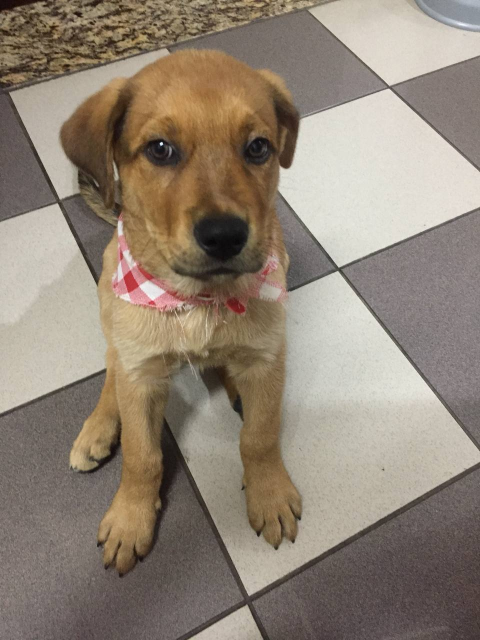
#> input picture images/doguinho.jpg, 960 x 1280 px (shown at 1/2 size); the run also reads 2 pictures not shown here
$ jupyter execute '3 - Convolução 2D e Filtragem Linear.ipynb'
#> lines starting #> are read from the running program, lines starting #| are printed output that depends on the picture
<h1>Sumário<span class="tocSkip"></span></h1>
<div class="toc"><ul class="toc-item"><li><span><a href="#Convolução-2D-e-Filtragem-Linear---Teoria" data-toc-modified-id="Convolução-2D-e-Filtragem-Linear---Teoria-1"><span class="toc-item-num">1&nbsp;&nbsp;</span>Convolução 2D e Filtragem Linear - Teoria</a></span></li><li><span><a href="#Filtragem-Linear-no-OpenCV" data-toc-modified-id="Filtragem-Linear-no-OpenCV-2"><span class="toc-item-num">2&nbsp;&nbsp;</span>Filtragem Linear no OpenCV</a></span><ul class="toc-item"><li><span><a href="#Filtro-Passa-Baixas" data-toc-modified-id="Filtro-Passa-Baixas-2.1"><span class="toc-item-num">2.1&nbsp;&nbsp;</span>Filtro Passa-Baixas</a></span></li><li><span><a href="#Filtro-Passa-Altas-(Laplaciano)" data-toc-modified-id="Filtro-Passa-Altas-(Laplaciano)-2.2"><span class="toc-item-num">2.2&nbsp;&nbsp;</span>Filtro Passa-Altas (Laplaciano)</a></span></li><li><span><a href="#Gradiente" data-toc-modified-id="Gradiente-2.3"><span class="toc-item-num">2.3&nbsp;&nbsp;</span>Gradiente</a></span></li></ul></li><li><span><a href="#Filtro-Mediana" data-toc-modified-id="Filtro-Mediana-3"><span class="toc-item-num">3&nbsp;&nbsp;</span>Filtro Mediana</a></span></li><li><span><a href="#Filtro-Gaussiano-(Gaussian-Blur)" data-toc-modified-id="Filtro-Gaussiano-(Gaussian-Blur)-4"><span class="toc-item-num">4&nbsp;&nbsp;</span>Filtro Gaussiano (Gaussian Blur)</a></span></li><li><span><a href="#Extras" data-toc-modified-id="Extras-5"><span class="toc-item-num">5&nbsp;&nbsp;</span>Extras</a></span><ul class="toc-item"><li><span><a href="#Deixando-a-Imagem-Mais-Nítida" data-toc-modified-id="Deixando-a-Imagem-Mais-Nítida-5.1"><span class="toc-item-num">5.1&nbsp;&nbsp;</span>Deixando a Imagem Mais Nítida</a></span></li><li><span><a href="#Removendo-Ruídos-de-Fundo" data-toc-modified-id="Removendo-Ruídos-de-Fundo-5.2"><span class="toc-item-num">5.2&nbsp;&nbsp;</span>Removendo Ruídos de Fundo</a></span></li></ul></li></ul></div>

# Convolução 2D e Filtragem Linear - Teoria

A convolução é uma das operações mais importantes da engenharia. Vou falar um pouquinho agora sobre a convolução, mas aplicada a imagens (2D). Não pretendo entrar em muitos detalhes, o melhor mesmo é seguir algum livro e praticar com exercícios. Um livro muito bom de processamento digital de imagens é o  [“Digital image processing”](https://www.academia.edu/4147898/Digital_image_processing_by_Rafael_C_Gonzalez_Richard_E_Woods_2nd_Edition) de Rafael C Gonzalez, Richard E Woods, et al., publicado em 2002, o qual vou me basear neste notebook além de cursos de _deep learning_ do Andrew NG no Coursera. Portanto, aqui neste notebook vou dar uma breve ideia sobre o que é convolução e suas aplicações.

Matematicamente, dada uma imagens $\mathbf{I}(i,j)$ de dimensões $M \times N $, isto é, $\mathbf{I}(i,j)\in \mathbb{R}^{M\times N}$ e um filtro $\mathbf{w}(i,j) \in \mathbb{R}^{M\times N}$, a convolução entre a imagem e o filtro é dada por

$$
g(i,j) = \mathbf{w}(i,j)*\mathbf{I}(i,j) = \sum_{k=0}^{M-1}\sum_{l=0}^{N-1}
\mathbf{w}(k,l)\mathbf{I}(i-k,j-l),
$$
em que $i = 0, 1, \cdots, M-1$ e $j = 0,1, \cdots, N-1$. O filtro $\mathbf{w}(i,j)$ é chamado de _kernel_ da convolução.

Ok, ninguém precisa saber exatamente isso. Na prática, o importante é entender o que está acontecendo. Basicamente, a imagem é espelhada no eixo y e o _kernel_ "percorre" a imagem multiplicando pixel a pixel a sobreposição do _kernel_ com a imagem. Em seguida os resultados das multiplicações são somados, gerando apenas um pixel na imagem de saída.

Acontece que, nas bibliotecas de _machine learning_, a convolução não é implementada como uma convolução, mas sim como uma correlação cruzada pois a imagem não é espelhada. Essa operação também é conhecida como **filtragem linear espacial** em imagens, ou seja, a filtragem linear é a correlação cruzada aplicada em imagens reais. De maneira simplificada, essa operação é uma média aritmética ponderada dos pixels de uma janela, em que o pesos são definidos pelo _kernel_, e essa janela se desloca ao longo da imagem, repetindo essas operações. Vamos ver um exemplo bem prático em um GIF ([Fonte](https://miro.medium.com/max/658/0*jLoqqFsO-52KHTn9.gif)).

A imagem está representada em verde, com dimensão 5x5. Em amarelo, temos a região sobreposta entre o _kernel_, de dimensão 3x3, e a imagem. Os coeficientes do _kernel_ são os números pequenos em vermelho. A imagem de saída é a rosa do lado direito, e note que os valores dos pixels de saída corresponde à multiplicação e soma de todos os pixels do _kernel_ e da imagem na região amarela. A região amarela avança de 1 pixel a 1 pixel, o que é chamado de **_stride_**.

A imagem de saída tem dimensão 3x3. Normalmente, as imagens de entrada e os filtros são imagens com dimensões quadráticas (número de linhas e colunas iguais). Como consequência da convolução, uma imagem de dimensões $N\times N$ e um filtro $F \times F$ vai gerar uma imagem de saída $M \times M$, em que $M$ é
$$M = N -F + 1.$$

Um outro parâmetro que pode aparecer na operação de convolução é o **_padding_**, que é adicionar linhas e colunas de 0's ou repetir os pixels da borda. Isso permite que a imagem de saída tenha a mesma dimensão da imagem de entrada, não perdendo informações da borda da imagem. Normalmente, as bibliotecas possuem a terminologia "_same_" para o caso de a saída ter a mesma dimensão que a entrada, ou "_valid_" caso não se faça o _padding_. Nesse caso,
$$M = N +2P-F + 1.$$

As equações acima são para o caso em que o _stride_ é igual a 1. Caso a posição do _kernel_ avance $S$ pixels para a próxima posição na imagem, a dimensão da imagem de saída será
$$\left\lfloor{\frac{M = N+2P −F}{S} + 1}\right\rfloor,$$ em que $\lfloor x\rfloor$ é corresponde à função piso de $x$.

# Filtragem Linear no OpenCV

Chega de teoria, vamos ver como fazer a **filtragem linear espacial** em OpenCV. A convolução 2D no OpenCV (que como vimos é implementada como correlação) está implementada na função [`cv2.filter2D( )`](https://docs.opencv.org/master/d4/d86/group__imgproc__filter.html#ga27c049795ce870216ddfb366086b5a04). Qual _kernel_ devo utilizar? Agora sim depende da sua aplicação, mas vou mostrar alguns deles.

## Filtro Passa-Baixas

Um possível _kernel_ para um filtro passa-baixas é dado por:

$$ \frac{1}{9}\times \begin{bmatrix}
                   1 & 1 & 1 \\
                   1 & 1 & 1 \\
                   1 & 1 & 1
                   \end{bmatrix}.
$$

Note que este filtro é uma média móvel, pois o pixel central receberá o valor da média dos seus vizinhos durante a operação de convolução. Vamos ver o efeito deste filtro na foto do doguinho:

[cell 1]
import cv2
import os
import matplotlib.pyplot as plt
import numpy as np

image_path = os.path.join(os.getcwd(), 'images', 'doguinho.jpg') # path to the desired image
img = cv2.cvtColor(cv2.imread(image_path), cv2.COLOR_BGR2RGB)

# moving average filter
kernel = np.ones((3,3))/9

# filtering: convolving img with kernel
filtered_img = cv2.filter2D(src=img, ddepth=-1, kernel=kernel)

[cell 2]
# show img
plt.figure(figsize=(16,8))
plt.subplot(1,4,1)
plt.imshow(img[90:580, 120:600])
plt.title('original')
plt.axis('off')
plt.subplot(1,4,2)
plt.imshow(filtered_img[90:580, 120:600])
plt.title('filtered')
plt.axis('off');
plt.subplot(1,4,3)
plt.imshow(img[250:350, 250:350])
plt.title('original eye (zoom in)')
plt.axis('off');
plt.subplot(1,4,4)
plt.imshow(filtered_img[250:350, 250:350])
plt.title('filtered eye (zoom in)')
plt.axis('off');
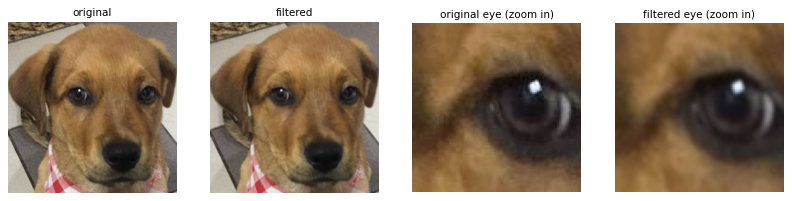
#> figure drawn by matplotlib, 4 panels

Nas duas primeiras imagens quase não dá para ver a diferença, mas esse tipo de filtro irá "borrar" (_blur_) um pouco a imagem pois estamos eliminando altas variações nos pixels, perdendo os detalhes devido à média. A imagem borrada pode ser melhor vista nas duas imagens da esquerda, onde o olho do doguinho está com zoom.

## Filtro Passa-Altas (Laplaciano)

Os filtros do tipo passa-altas enfatizam pixels das bordas em áreas contrastantes. Eles são muitas vezes conhecidos como filtros detectored de bordas (_edge detectors_). Um possível _kernel_ é o Laplaciano:

$$ \begin{bmatrix}
   -1 & -1 & -1 \\
   -1 & 8 & -1 \\
   -1 & -1 & -1
   \end{bmatrix}.
$$

Note que o pixel central no kernel possui o maior valor, enquanto que os seus vizinhos possuem valores negativos. Além disso, a soma dos elementos do kernel é igual a zero. Esse filtro, por eliminar as baixas frequências, irá filtrar as regiões em que os pixels não variam muito (como a cor dos azulejos, por exemplo), e apenas as altas frequências irão ser realçadas (no geral onde se tem as bordas nas imagens, pois há uma variação grande nos valores dos pixels).

Vamos ver como que fica no mesmo exemplo do doguinho:

[cell 3]
image_path = os.path.join(os.getcwd(), 'images', 'doguinho.jpg') # path to the desired image
img = cv2.imread(image_path, cv2.IMREAD_GRAYSCALE) #read image in grayscale
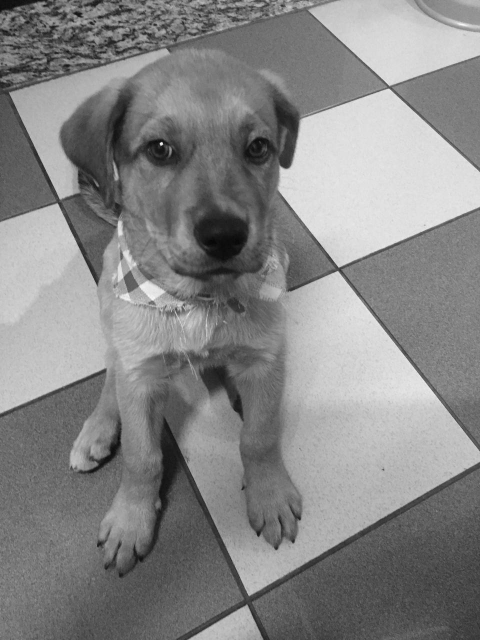
#> img: shape (1280, 960) (shown at 1/2 size); min 3, max 255, mean 133.9

# moving average filter
kernel = np.array([[-1, -1, -1],
                   [-1, 8, -1],
                   [-1, -1, -1]])

# filtering: convolving img with kernel
filtered_img = cv2.filter2D(src=img, ddepth=-1, kernel=kernel)
#> filtered_img: shape (1280, 960)

[cell 4]
# show img
plt.figure(figsize=(16,8))
plt.subplot(1,4,1)
plt.imshow(img[90:580, 120:600], 'gray')
plt.title('original')
plt.axis('off')
plt.subplot(1,4,2)
plt.imshow(filtered_img[90:580, 120:600]*2, 'gray')
plt.title('higih-pass filtered')
plt.axis('off');
plt.subplot(1,4,3)
plt.imshow(img[150:570, 600:900], 'gray')
plt.title('original tile (zoom in)')
plt.axis('off')
plt.subplot(1,4,4)
plt.imshow(filtered_img[150:570, 600:900]*2, 'gray')
plt.title('high-pass filtered tile (zoom in)')
plt.axis('off');
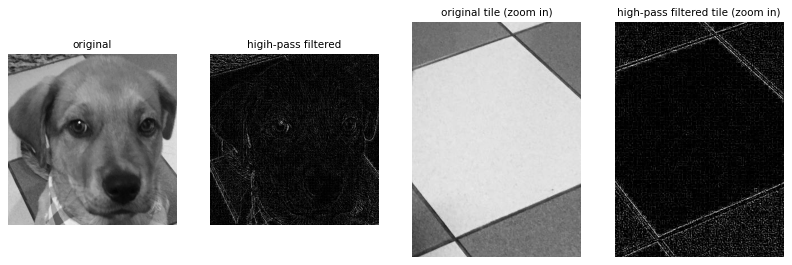
#> figure drawn by matplotlib, 4 panels

Nessa imagem, os detalhes no cachorro não estão muito contrastantes e estão muito difíceis de serem vistos. Por isso, o zoom agora foi dado no azulejo, que é uma região onde o efeito desse filtro é mais evidente.

O Laplaciano também possui um segundo arranjo dos pesos em seu _kernel_, como implementado na função  ```Laplacian()``` no [OpenCV](https://docs.opencv.org/4.5.2/d4/d86/group__imgproc__filter.html#gad78703e4c8fe703d479c1860d76429e6):

$$ \begin{bmatrix}
   0 & 1  & 0 \\
   1 & -4 & 1 \\
   0 & 1  & 0
   \end{bmatrix}.
$$

Vamos comparar o filtro linear com esse _kernel_ com a função ```Laplacian()``` do OpenCV:

[cell 5]
image_path = os.path.join(os.getcwd(), 'images', 'doguinho.jpg') # path to the desired image
img = cv2.imread(image_path, cv2.IMREAD_GRAYSCALE) #read image in grayscale

# moving average filter
kernel = np.array([[0, 1, 0],
                   [1, -4, 1],
                   [0, 1, 0]])

# filtering: convolving img with kernel
filtered_img = cv2.filter2D(src=img, ddepth=-1, kernel=kernel)
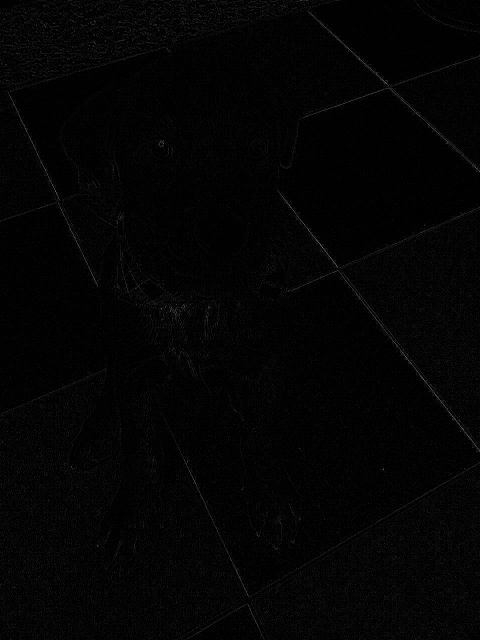
#> filtered_img: shape (1280, 960) (shown at 1/2 size); min 0, max 255, mean 3.6

# OpenCV Laplacian
filtered_img_opencv = cv2.Laplacian(src=img, ddepth=-1, ksize=1)

[cell 6]
# show img
plt.figure(figsize=(12,8))
plt.subplot(1,3,1)
plt.imshow(img[150:570, 600:900], 'gray')
plt.title('original tile')
plt.axis('off')
plt.subplot(1,3,2)
plt.imshow(filtered_img[150:570, 600:900]*2, 'gray')
plt.title('filter2D with kernel')
plt.axis('off');
plt.subplot(1,3,3)
plt.imshow(filtered_img_opencv[150:570, 600:900]*2, 'gray')
plt.title('Laplacian - OpenCV')
plt.axis('off');
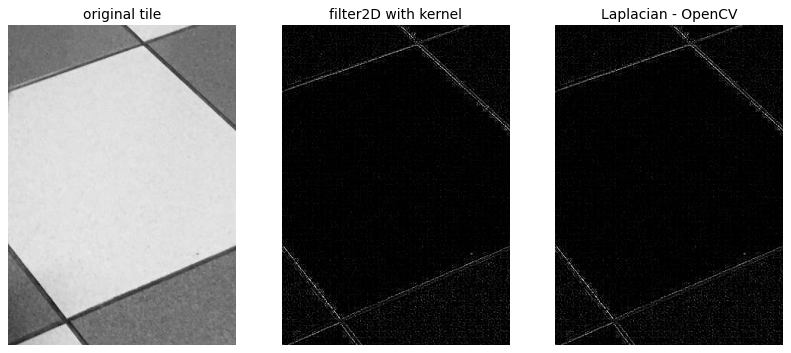
#> figure drawn by matplotlib, 3 panels

Como métrica de comparação, vou usar o mesmo erro absoluto médio (_mean absolute error_ - MAE) feito na [Seção 3.2 do notebook de sistemas de cores](https://github.com/aofrancani/Processamento-de-Imagens/blob/main/2%20-%20Sistemas%20de%20Cores.ipynb).

[cell 7]
#MAE (mean absolute error)
MAE = np.mean(np.abs(filtered_img - filtered_img_opencv))/255
#> MAE = 0
print('MAE: %.2f%%' %(100*MAE))
#| MAE: 0.00%

Assim, como houve um erro de 0%, o método implementado no OpenCV com ksize=1 é igual a implementar o _kernel_ com filtragem linear como fizemos.

## Gradiente

O gradiente é um vetor que aponta para o máximo de uma função. Essa propriedade é fundamental na matemática, e portanto também muito utilizada em processamento de imagens. No caso de imagens, pode-se pensar que cada píxel possui um vetor que aponta para a direção mais clara ao seu redor, pois o pixel branco é o de maior intensidade. Pensando agora que o gradiente leva em conta as derivadas parciais nas direções $x$ e $y$, uma imagem em nível de cinza pode ser interpretada como duas imagens em nível de cinza (uma para cada direção, como um número complexo). Portanto, normalmente se têm dois filtros lineares ($\mathbf{G_x}$ e $\mathbf{G_y}$), e pode-se obter o módulo do gradiente da mesma forma que o módulo de um número complexo.

Ficou um pouco confuso, eu sei, mas o importante aqui vai ser entender a prática da coisa, por isso nem vou colocar fórmulas. Você pode estar se perguntando: mas então pra que serve esse tal de gradiente??
R: O gradiente também é muito utilizado pra **detecção de bordas**.

Vamos ver então como são os *kernels* dos gradientes? Existem vários que você pode usar, mas vou mostrar os mais comuns, que são o Sobel, Prewitt e Scharr.

**[Sobel](https://docs.opencv.org/4.5.2/d4/d86/group__imgproc__filter.html#gacea54f142e81b6758cb6f375ce782c8d)**:

$$ \mathbf{G_x} = \begin{bmatrix}
                   -1 &  0  &  1 \\
                   -2 &  0  &  2 \\
                   -1 &  0  &  1
                   \end{bmatrix}, \quad \mathbf{G_y} = \begin{bmatrix}
                                                       -1 & -2  & -1 \\
                                                        0 &  0  &  0 \\
                                                        1 &  2  &  1
                                                       \end{bmatrix}.
$$

**Prewitt**:
$$ \mathbf{G_x} = \begin{bmatrix}
                   -1 &  0  &  1 \\
                   -1 &  0  &  1 \\
                   -1 &  0  &  1
                   \end{bmatrix}, \quad \mathbf{G_y} = \begin{bmatrix}
                                                       -1 & -1  & -1 \\
                                                        0 &  0  &  0 \\
                                                        1 &  1  &  1
                                                       \end{bmatrix}.
$$

**[Scharr](https://docs.opencv.org/4.5.2/d4/d86/group__imgproc__filter.html#gaa13106761eedf14798f37aa2d60404c9)**:
$$ \mathbf{G_x} = \begin{bmatrix}
                   -3 &  0  &  3 \\
                   -10 &  0  &  10 \\
                   -3 &  0  &  3
                   \end{bmatrix}, \quad \mathbf{G_y} = \begin{bmatrix}
                                                       -3 & -10  & -3 \\
                                                        0 &  0  &  0 \\
                                                        3 &  10  &  3
                                                       \end{bmatrix}.
$$

Vamos ver uma implementação rápida desses filtros, agora na imagem do gatinho pra variar um pouco :)

**OBSERVAÇÃO: o que vou implementar agora é só como aprendizado. Eu sugiro usar sempre as implementações do OpenCV ou qualquer outra biblioteca pois elas sempre são mais otimizadas e possuem mais *features*. Isso vale pra qualquer notebook que estou escrevendo.**

[cell 8]
image_path = os.path.join(os.getcwd(), 'images', 'gato.jpg') # path to the desired image
img = cv2.imread(image_path, cv2.IMREAD_GRAYSCALE) # read image in grayscale
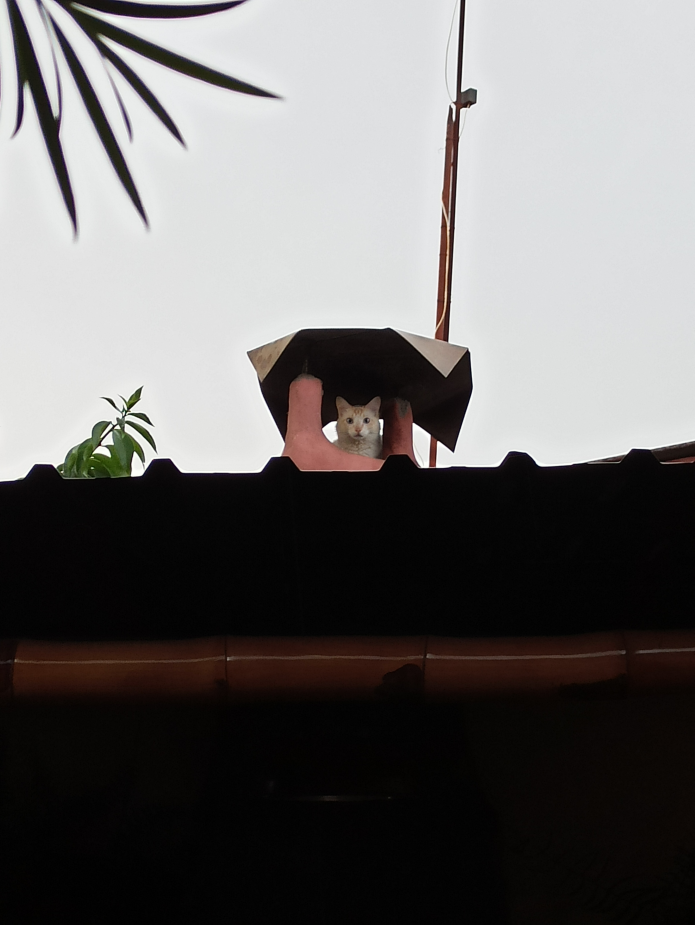
#> input picture images/gato.jpg, 3472 x 4624 px (shown at 1/5 size)
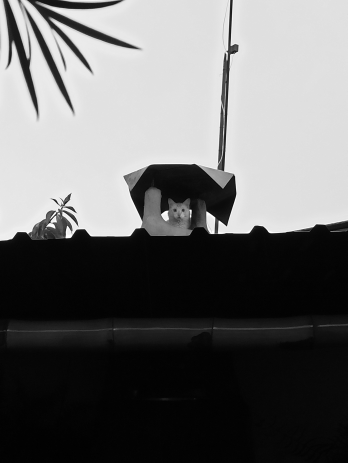
#> img: shape (4624, 3472) (shown at 1/10 size); min 0, max 255, mean 105.2

# Sobel kerels
gx = np.array([[-1, 0, 1],
               [-2, 0, 2],
               [-1, 0, 1]])/8
gy = np.array([[-1, -2, -1],
               [0, 0, 0],
               [1, 2, 1]])/8

# filtering
filtered_x = cv2.filter2D(src=img, ddepth=-1, kernel=gx)  # x direction
filtered_y = cv2.filter2D(src=img, ddepth=-1, kernel=gy)  # y direction
abs_img = np.sqrt(filtered_x**2 + filtered_y**2)          # absolute value
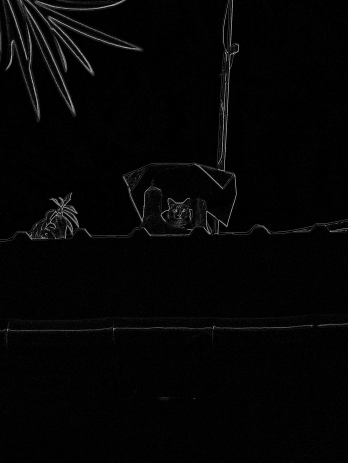
#> abs_img: shape (4624, 3472) float16 (shown at 1/10 size); min 0, max 15.91, mean 0.301; drawn with min black and max white
abs_img = np.round(abs_img).astype(int)
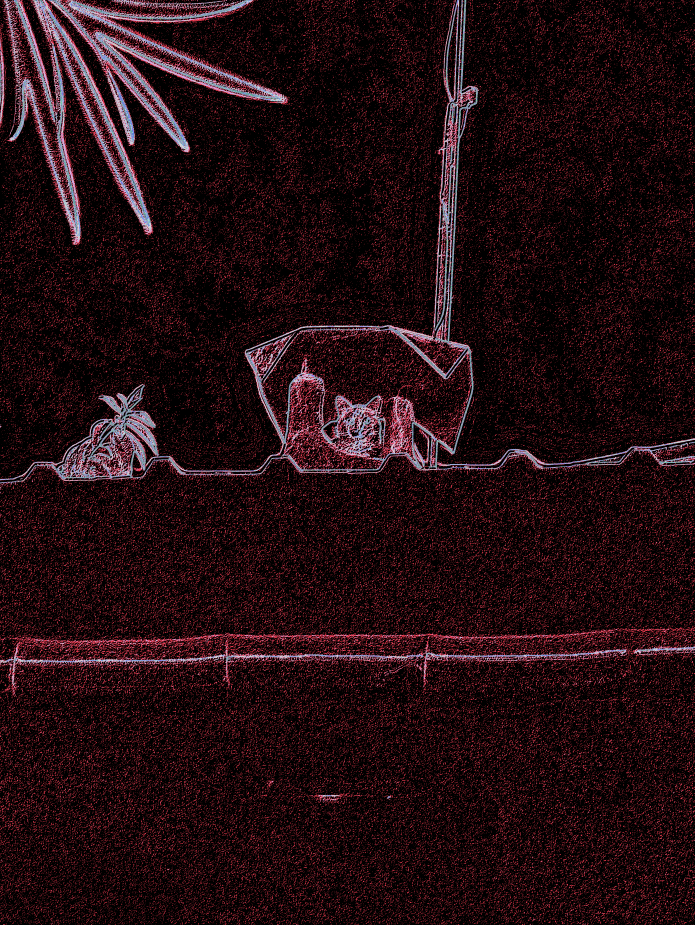
#> abs_img: shape (4624, 3472) int64 (shown at 1/5 size); 17 distinct labels, from 0 to 16; one colour per label, 0 black

[cell 9]
# show img
plt.figure(figsize=(16,8))
plt.subplot(1,4,1)
plt.imshow(img[:3500,:], 'gray')
plt.title('original')
plt.axis('off')
plt.subplot(1,4,2)
plt.imshow(filtered_x[:3500,:]*10, 'gray') # multiplying by 10 just to visualize better the image
plt.title('grad x')
plt.axis('off');
plt.subplot(1,4,3)
plt.imshow(filtered_y[:3500,:]*10, 'gray')   # multiplying by 10 just to visualize better the image
plt.title('grad y')
plt.axis('off');
plt.subplot(1,4,4)
plt.imshow(abs_img[:3500,:], 'gray')
plt.title('absolute value')
plt.axis('off');
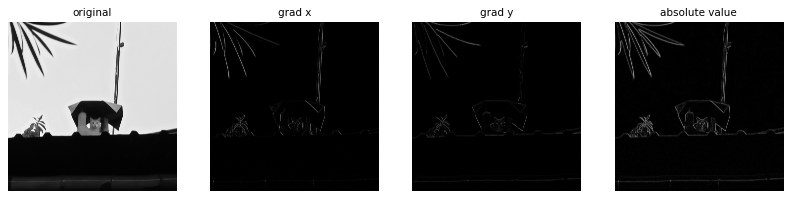
#> figure drawn by matplotlib, 4 panels

Os outros *kernels* fica como exercício pra vocês! Bora tentar...

# Filtro Mediana

Esse filtro possui a mesma ideia dos anteriores, mas na verdade ele não realiza a média ponderada dos pixels da imagem, e sim aplica a mediana. Esse filtro é muito utilizado em problemas em que se tem um ruído do tipo "sal e pimenta", e também pode embaçar/borrar/desfocar um pouco a imagem. Por exemplo, vou gerar uma imagem do doguinho fofinho com um ruído aleatório, substituindo aleatóriamente o valor de pixels na imagem por um inteiro aleatório entre 0 e 255. Feito isso, vou aplicar o filtro mediana para eliminar esse ruído. Em OpenCV, o filtro mediana é dado pela função `cv2.medianBlur( )`:

[cell 10]
image_path = os.path.join(os.getcwd(), 'images', 'doguinho.jpg') # path to the desired image
img = cv2.imread(image_path, cv2.IMREAD_GRAYSCALE) #read image in grayscale

# salt and pepper noise
img_noise = img.copy()
probs = np.random.random(img_noise.shape[:2])
img_noise[probs > 0.8] = np.random.randint(256)
#> (the rest of the program and of its run is left out)
